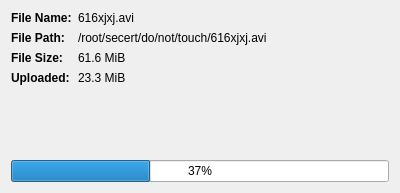
<?xml version="1.0" encoding="UTF-8"?>
<ui version="4.0">
 <class>UploadForm</class>
 <widget class="QWidget" name="UploadForm">
  <property name="geometry">
   <rect>
    <x>0</x>
    <y>0</y>
    <width>400</width>
    <height>193</height>
   </rect>
  </property>
  <property name="windowTitle">
   <string>Upload</string>
  </property>
  <layout class="QFormLayout" name="formLayout">
   <item row="0" column="0">
    <widget class="QLabel" name="label">
     <property name="font">
      <font>
       <weight>75</weight>
       <bold>true</bold>
      </font>
     </property>
     <property name="text">
      <string>File Name:</string>
     </property>
    </widget>
   </item>
   <item row="5" column="0" colspan="2">
    <widget class="QProgressBar" name="progressBar">
     <property name="value">
      <number>37</number>
     </property>
    </widget>
   </item>
   <item row="0" column="1">
    <widget class="QLabel" name="labelFileName">
     <property name="text">
      <string>616xjxj.avi</string>
     </property>
    </widget>
   </item>
   <item row="1" column="0">
    <widget class="QLabel" name="label_3">
     <property name="font">
      <font>
       <weight>75</weight>
       <bold>true</bold>
      </font>
     </property>
     <property name="text">
      <string>File Path:</string>
     </property>
    </widget>
   </item>
   <item row="1" column="1">
    <widget class="QLabel" name="labelFilePath">
     <property name="text">
      <string>/root/secert/do/not/touch/616xjxj.avi</string>
     </property>
    </widget>
   </item>
   <item row="2" column="0">
    <widget class="QLabel" name="label_5">
     <property name="font">
      <font>
       <weight>75</weight>
       <bold>true</bold>
      </font>
     </property>
     <property name="text">
      <string>File Size:</string>
     </property>
    </widget>
   </item>
   <item row="2" column="1">
    <widget class="QLabel" name="labelFileSize">
     <property name="text">
      <string>61.6 MiB</string>
     </property>
    </widget>
   </item>
   <item row="3" column="0">
    <widget class="QLabel" name="label_7">
     <property name="font">
      <font>
       <weight>75</weight>
       <bold>true</bold>
      </font>
     </property>
     <property name="text">
      <string>Uploaded:</string>
     </property>
    </widget>
   </item>
   <item row="3" column="1">
    <widget class="QLabel" name="labelUploadedSize">
     <property name="text">
      <string>23.3 MiB</string>
     </property>
    </widget>
   </item>
   <item row="4" column="0">
    <spacer name="verticalSpacer">
     <property name="orientation">
      <enum>Qt::Vertical</enum>
     </property>
     <property name="sizeType">
      <enum>QSizePolicy::Expanding</enum>
     </property>
     <property name="sizeHint" stdset="0">
      <size>
       <width>20</width>
       <height>400</height>
      </size>
     </property>
    </spacer>
   </item>
  </layout>
 </widget>
 <resources/>
 <connections/>
</ui>
